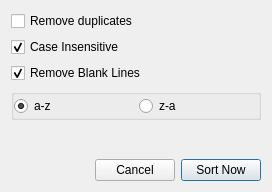
<?xml version="1.0" encoding="UTF-8"?>
<ui version="4.0">
 <class>QuickSettings</class>
 <widget class="QDialog" name="QuickSettings">
  <property name="geometry">
   <rect>
    <x>0</x>
    <y>0</y>
    <width>272</width>
    <height>192</height>
   </rect>
  </property>
  <property name="windowTitle">
   <string>Sort Settings</string>
  </property>
  <layout class="QGridLayout" name="gridLayout">
   <item row="0" column="0" colspan="2">
    <widget class="QCheckBox" name="remove_duplicates">
     <property name="text">
      <string>Remove duplicates</string>
     </property>
    </widget>
   </item>
   <item row="1" column="0" colspan="2">
    <widget class="QCheckBox" name="case_ins">
     <property name="text">
      <string>Case Insensitive</string>
     </property>
     <property name="checked">
      <bool>true</bool>
     </property>
    </widget>
   </item>
   <item row="2" column="0" colspan="2">
    <widget class="QCheckBox" name="remove_blank">
     <property name="text">
      <string>Remove Blank Lines</string>
     </property>
     <property name="checked">
      <bool>true</bool>
     </property>
    </widget>
   </item>
   <item row="7" column="0">
    <spacer name="horizontalSpacer">
     <property name="orientation">
      <enum>Qt::Horizontal</enum>
     </property>
     <property name="sizeHint" stdset="0">
      <size>
       <width>55</width>
       <height>22</height>
      </size>
     </property>
    </spacer>
   </item>
   <item row="7" column="1">
    <widget class="QPushButton" name="closeBtn">
     <property name="text">
      <string>Cancel</string>
     </property>
     <property name="autoDefault">
      <bool>false</bool>
     </property>
    </widget>
   </item>
   <item row="7" column="2">
    <widget class="QPushButton" name="sortBtn">
     <property name="text">
      <string>Sort Now</string>
     </property>
    </widget>
   </item>
   <item row="5" column="0" colspan="3">
    <spacer name="verticalSpacer">
     <property name="orientation">
      <enum>Qt::Vertical</enum>
     </property>
     <property name="sizeHint" stdset="0">
      <size>
       <width>20</width>
       <height>40</height>
      </size>
     </property>
    </spacer>
   </item>
   <item row="3" column="0" rowspan="2" colspan="3">
    <widget class="QGroupBox" name="groupBox">
     <property name="title">
      <string/>
     </property>
     <layout class="QHBoxLayout" name="horizontalLayout">
      <property name="margin">
       <number>0</number>
      </property>
      <item>
       <widget class="QRadioButton" name="radioButton_2">
        <property name="text">
         <string>a-z</string>
        </property>
        <property name="checked">
         <bool>true</bool>
        </property>
       </widget>
      </item>
      <item>
       <widget class="QRadioButton" name="radioButton">
        <property name="text">
         <string>z-a</string>
        </property>
       </widget>
      </item>
     </layout>
    </widget>
   </item>
  </layout>
 </widget>
 <tabstops>
  <tabstop>closeBtn</tabstop>
  <tabstop>sortBtn</tabstop>
  <tabstop>case_ins</tabstop>
  <tabstop>remove_duplicates</tabstop>
  <tabstop>remove_blank</tabstop>
  <tabstop>radioButton_2</tabstop>
  <tabstop>radioButton</tabstop>
 </tabstops>
 <resources/>
 <connections/>
</ui>
